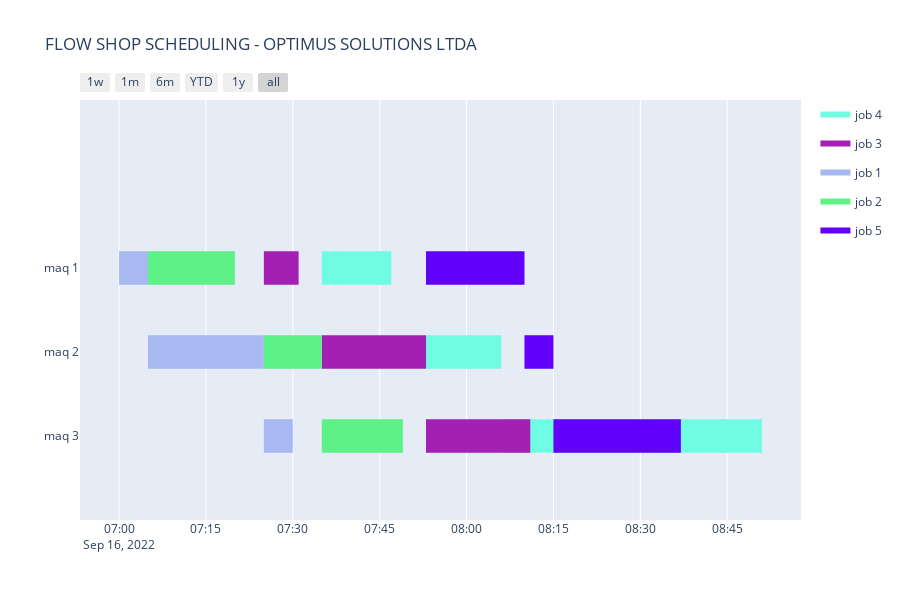

The cell this chart's notebook holds for it:
### Code cell
#Impressao do Gantt

df = []
colors =[]
for i in range(N):
    for j in range(M):
        s = str(datetime.datetime.strptime('2022-09-16 07:00:00', "%Y-%m-%d %H:%M:%S") + datetime.timedelta(minutes=np.float64(inicio[i][j]) ))
        d = datetime.datetime.strptime(s, "%Y-%m-%d %H:%M:%S")  + datetime.timedelta(minutes=np.float64(seq_otima[i][j]))
        df.append(dict(Task=str("maq "+str(j+1)), Start=str(s), Finish=str(d), Resource=str("job "+str(i+1))))
        #print(f'Job {i+1} na Máquina {j+1}')
        #print("O tempo de início é: ",s)
        #print("O tempo de término é: ",d)
        #print("\n")
        r = lambda: random.randint(0,255)
        colors.append('#%02X%02X%02X' % (r(),r(),r()))



fig = ff.create_gantt(df, colors = colors, index_col='Resource', title = "FLOW SHOP SCHEDULING - OPTIMUS SOLUTIONS LTDA ",show_colorbar=True, group_tasks=True,showgrid_x =True)    
fig.show()

### Figure 1 — Plotly figure (JSON) as saved in the notebook; plotly's stock layout.template omitted (floating-point values rounded to 4 significant figures)
{"data": [{"fill": "toself", "fillcolor": "rgb(112, 252, 227)", "hoverinfo": "name", "legendgroup": "rgb(112, 252, 227)", "mode": "none", "name": "job 4", "showlegend": true, "type": "scatter", "x": ["2022-09-16 07:35:00", "2022-09-16 07:47:00", "2022-09-16 07:47:00", "2022-09-16 07:35:00", "2022-09-16 07:35:00", "2022-09-16 07:53:00", "2022-09-16 08:06:00", "2022-09-16 08:06:00", "2022-09-16 07:53:00", "2022-09-16 07:53:00", "2022-09-16 08:06:00", "2022-09-16 08:51:00", "2022-09-16 08:51:00", "2022-09-16 08:06:00"], "y": [1.8, 1.8, 2.2, 2.2, null, 0.8, 0.8, 1.2, 1.2, null, -0.2, -0.2, 0.2, 0.2]}, {"fill": "toself", "fillcolor": "rgb(163, 32, 178)", "hoverinfo": "name", "legendgroup": "rgb(163, 32, 178)", "mode": "none", "name": "job 3", "showlegend": true, "type": "scatter", "x": ["2022-09-16 07:25:00", "2022-09-16 07:31:00", "2022-09-16 07:31:00", "2022-09-16 07:25:00", "2022-09-16 07:25:00", "2022-09-16 07:35:00", "2022-09-16 07:53:00", "2022-09-16 07:53:00", "2022-09-16 07:35:00", "2022-09-16 07:35:00", "2022-09-16 07:53:00", "2022-09-16 08:11:00", "2022-09-16 08:11:00", "2022-09-16 07:53:00"], "y": [1.8, 1.8, 2.2, 2.2, null, 0.8, 0.8, 1.2, 1.2, null, -0.2, -0.2, 0.2, 0.2]}, {"fill": "toself", "fillcolor": "rgb(167, 185, 240)", "hoverinfo": "name", "legendgroup": "rgb(167, 185, 240)", "mode": "none", "name": "job 1", "showlegend": true, "type": "scatter", "x": ["2022-09-16 07:00:00", "2022-09-16 07:05:00", "2022-09-16 07:05:00", "2022-09-16 07:00:00", "2022-09-16 07:00:00", "2022-09-16 07:05:00", "2022-09-16 07:25:00", "2022-09-16 07:25:00", "2022-09-16 07:05:00", "2022-09-16 07:05:00", "2022-09-16 07:25:00", "2022-09-16 07:30:00", "2022-09-16 07:30:00", "2022-09-16 07:25:00"], "y": [1.8, 1.8, 2.2, 2.2, null, 0.8, 0.8, 1.2, 1.2, null, -0.2, -0.2, 0.2, 0.2]}, {"fill": "toself", "fillcolor": "rgb(94, 241, 135)", "hoverinfo": "name", "legendgroup": "rgb(94, 241, 135)", "mode": "none", "name": "job 2", "showlegend": true, "type": "scatter", "x": ["2022-09-16 07:05:00", "2022-09-16 07:20:00", "2022-09-16 07:20:00", "2022-09-16 07:05:00", "2022-09-16 07:05:00", "2022-09-16 07:25:00", "2022-09-16 07:35:00", "2022-09-16 07:35:00", "2022-09-16 07:25:00", "2022-09-16 07:25:00", "2022-09-16 07:35:00", "2022-09-16 07:49:00", "2022-09-16 07:49:00", "2022-09-16 07:35:00"], "y": [1.8, 1.8, 2.2, 2.2, null, 0.8, 0.8, 1.2, 1.2, null, -0.2, -0.2, 0.2, 0.2]}, {"fill": "toself", "fillcolor": "rgb(97, 1, 250)", "hoverinfo": "name", "legendgroup": "rgb(97, 1, 250)", "mode": "none", "name": "job 5", "showlegend": true, "type": "scatter", "x": ["2022-09-16 07:53:00", "2022-09-16 08:10:00", "2022-09-16 08:10:00", "2022-09-16 07:53:00", "2022-09-16 07:53:00", "2022-09-16 08:10:00", "2022-09-16 08:15:00", "2022-09-16 08:15:00", "2022-09-16 08:10:00", "2022-09-16 08:10:00", "2022-09-16 08:15:00", "2022-09-16 08:37:00", "2022-09-16 08:37:00", "2022-09-16 08:15:00"], "y": [1.8, 1.8, 2.2, 2.2, null, 0.8, 0.8, 1.2, 1.2, null, -0.2, -0.2, 0.2, 0.2]}, {"legendgroup": "rgb(112, 252, 227)", "marker": {"color": "rgb(112, 252, 227)", "opacity": 0, "size": 1}, "mode": "markers", "name": "", "showlegend": false, "text": [null, null, null, null, null, null], "type": "scatter", "x": ["2022-09-16 07:35:00", "2022-09-16 07:47:00", "2022-09-16 07:53:00", "2022-09-16 08:06:00", "2022-09-16 08:06:00", "2022-09-16 08:51:00"], "y": [2, 2, 1, 1, 0, 0]}, {"legendgroup": "rgb(163, 32, 178)", "marker": {"color": "rgb(163, 32, 178)", "opacity": 0, "size": 1}, "mode": "markers", "name": "", "showlegend": false, "text": [null, null, null, null, null, null], "type": "scatter", "x": ["2022-09-16 07:25:00", "2022-09-16 07:31:00", "2022-09-16 07:35:00", "2022-09-16 07:53:00", "2022-09-16 07:53:00", "2022-09-16 08:11:00"], "y": [2, 2, 1, 1, 0, 0]}, {"legendgroup": "rgb(167, 185, 240)", "marker": {"color": "rgb(167, 185, 240)", "opacity": 0, "size": 1}, "mode": "markers", "name": "", "showlegend": false, "text": [null, null, null, null, null, null], "type": "scatter", "x": ["2022-09-16 07:00:00", "2022-09-16 07:05:00", "2022-09-16 07:05:00", "2022-09-16 07:25:00", "2022-09-16 07:25:00", "2022-09-16 07:30:00"], "y": [2, 2, 1, 1, 0, 0]}, {"legendgroup": "rgb(94, 241, 135)", "marker": {"color": "rgb(94, 241, 135)", "opacity": 0, "size": 1}, "mode": "markers", "name": "", "showlegend": false, "text": [null, null, null, null, null, null], "type": "scatter", "x": ["2022-09-16 07:05:00", "2022-09-16 07:20:00", "2022-09-16 07:25:00", "2022-09-16 07:35:00", "2022-09-16 07:35:00", "2022-09-16 07:49:00"], "y": [2, 2, 1, 1, 0, 0]}, {"legendgroup": "rgb(97, 1, 250)", "marker": {"color": "rgb(97, 1, 250)", "opacity": 0, "size": 1}, "mode": "markers", "name": "", "showlegend": false, "text": [null, null, null, null, null, null], "type": "scatter", "x": ["2022-09-16 07:53:00", "2022-09-16 08:10:00", "2022-09-16 08:10:00", "2022-09-16 08:15:00", "2022-09-16 08:15:00", "2022-09-16 08:37:00"], "y": [2, 2, 1, 1, 0, 0]}], "layout": {"height": 600, "hovermode": "closest", "showlegend": true, "title": {"text": "FLOW SHOP SCHEDULING - OPTIMUS SOLUTIONS LTDA "}, "xaxis": {"rangeselector": {"buttons": [{"count": 7, "label": "1w", "step": "day", "stepmode": "backward"}, {"count": 1, "label": "1m", "step": "month", "stepmode": "backward"}, {"count": 6, "label": "6m", "step": "month", "stepmode": "backward"}, {"count": 1, "label": "YTD", "step": "year", "stepmode": "todate"}, {"count": 1, "label": "1y", "step": "year", "stepmode": "backward"}, {"step": "all"}]}, "showgrid": true, "type": "date", "zeroline": false}, "yaxis": {"autorange": false, "range": [-1, 4], "showgrid": false, "ticktext": ["maq 3", "maq 2", "maq 1"], "tickvals": [0, 1, 2], "zeroline": false}}}
